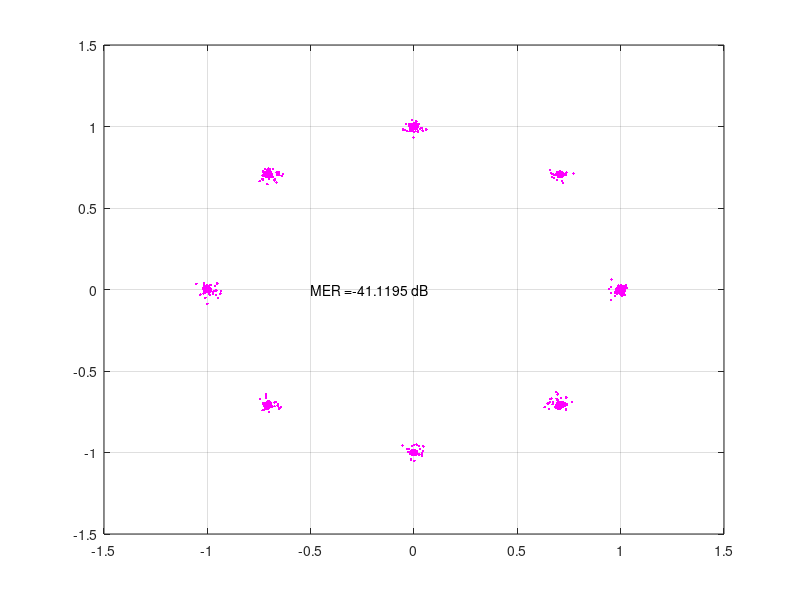

The MATLAB source for this figure:
clc; clear; clf; 

fid=fopen('result.dat','r');
%fid=fopen('res_dem.dat','r');
 data=fread(fid,(35000-100)*2,'int16');
fclose(fid)
    
for k=0:length(data)/2-1
qr(k+1)=data(1+2*k);
qi(k+1)=data(2+2*k);
end

s=qr+1i*qi;




yy=15000;
dsa=s(yy:end);
tmp=dsa/(2^13-1);
%tmp=tmp/mean(abs(tmp));

plot(real(tmp),imag(tmp),'.m');

an=180/pi*atan2(imag(tmp),real(tmp));
an=an/45;
an=round(an);
an=an*45;
an=an*pi/180;
dem_solve=exp(1i*an);
mer=20*log10(mean(abs(tmp-dem_solve)));

text(-0.5,0,strcat('MER = ',num2str(mer),' dB') );
grid on;
